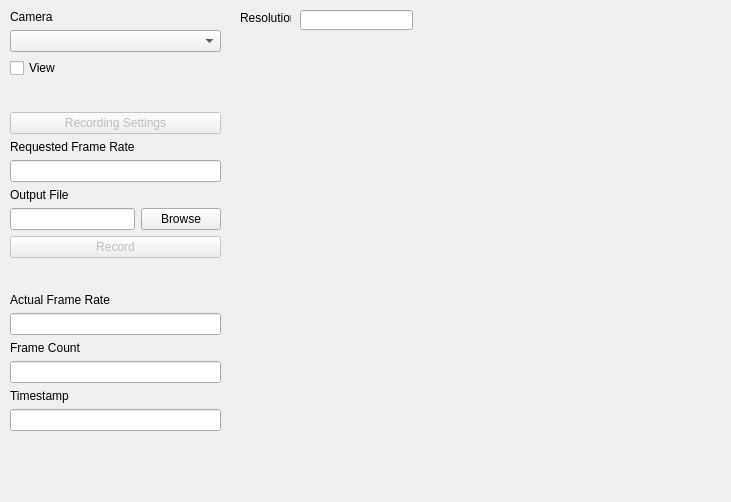
<?xml version="1.0" encoding="UTF-8"?>
<ui version="4.0">
 <class>videoPanel</class>
 <widget class="QWidget" name="videoPanel">
  <property name="geometry">
   <rect>
    <x>0</x>
    <y>0</y>
    <width>731</width>
    <height>502</height>
   </rect>
  </property>
  <property name="windowTitle">
   <string>Form</string>
  </property>
  <widget class="QCameraViewfinder" name="viewFinder" native="true">
   <property name="enabled">
    <bool>true</bool>
   </property>
   <property name="geometry">
    <rect>
     <x>230</x>
     <y>40</y>
     <width>491</width>
     <height>421</height>
    </rect>
   </property>
   <property name="autoFillBackground">
    <bool>true</bool>
   </property>
  </widget>
  <widget class="QWidget" name="verticalLayoutWidget">
   <property name="geometry">
    <rect>
     <x>10</x>
     <y>10</y>
     <width>211</width>
     <height>421</height>
    </rect>
   </property>
   <layout class="QVBoxLayout" name="verticalLayout">
    <item>
     <widget class="QLabel" name="label">
      <property name="text">
       <string>Camera</string>
      </property>
     </widget>
    </item>
    <item>
     <widget class="QComboBox" name="cameraBox"/>
    </item>
    <item>
     <widget class="QCheckBox" name="monitorCheck">
      <property name="text">
       <string>View</string>
      </property>
     </widget>
    </item>
    <item>
     <spacer name="verticalSpacer">
      <property name="orientation">
       <enum>Qt::Vertical</enum>
      </property>
      <property name="sizeHint" stdset="0">
       <size>
        <width>20</width>
        <height>40</height>
       </size>
      </property>
     </spacer>
    </item>
    <item>
     <widget class="QPushButton" name="recordingSettingsButton">
      <property name="enabled">
       <bool>false</bool>
      </property>
      <property name="text">
       <string>Recording Settings</string>
      </property>
     </widget>
    </item>
    <item>
     <widget class="QLabel" name="label_5">
      <property name="text">
       <string>Requested Frame Rate</string>
      </property>
     </widget>
    </item>
    <item>
     <widget class="QLineEdit" name="requestedFR">
      <property name="enabled">
       <bool>true</bool>
      </property>
      <property name="readOnly">
       <bool>true</bool>
      </property>
     </widget>
    </item>
    <item>
     <widget class="QLabel" name="label_6">
      <property name="text">
       <string>Output File</string>
      </property>
     </widget>
    </item>
    <item>
     <layout class="QHBoxLayout" name="horizontalLayout">
      <item>
       <widget class="QLineEdit" name="outFile"/>
      </item>
      <item>
       <widget class="QPushButton" name="browseButton">
        <property name="text">
         <string>Browse</string>
        </property>
       </widget>
      </item>
     </layout>
    </item>
    <item>
     <widget class="QPushButton" name="recordButton">
      <property name="enabled">
       <bool>false</bool>
      </property>
      <property name="text">
       <string>Record</string>
      </property>
     </widget>
    </item>
    <item>
     <spacer name="verticalSpacer_2">
      <property name="orientation">
       <enum>Qt::Vertical</enum>
      </property>
      <property name="sizeHint" stdset="0">
       <size>
        <width>20</width>
        <height>40</height>
       </size>
      </property>
     </spacer>
    </item>
    <item>
     <widget class="QLabel" name="label_4">
      <property name="text">
       <string>Actual Frame Rate</string>
      </property>
     </widget>
    </item>
    <item>
     <widget class="QLineEdit" name="actualFR">
      <property name="enabled">
       <bool>true</bool>
      </property>
      <property name="readOnly">
       <bool>true</bool>
      </property>
     </widget>
    </item>
    <item>
     <widget class="QLabel" name="label_3">
      <property name="text">
       <string>Frame Count</string>
      </property>
     </widget>
    </item>
    <item>
     <widget class="QLineEdit" name="frameCount">
      <property name="enabled">
       <bool>true</bool>
      </property>
      <property name="readOnly">
       <bool>true</bool>
      </property>
     </widget>
    </item>
    <item>
     <widget class="QLabel" name="label_2">
      <property name="text">
       <string>Timestamp</string>
      </property>
     </widget>
    </item>
    <item>
     <widget class="QLineEdit" name="timeStamp">
      <property name="enabled">
       <bool>true</bool>
      </property>
      <property name="readOnly">
       <bool>true</bool>
      </property>
     </widget>
    </item>
   </layout>
  </widget>
  <widget class="QLineEdit" name="resolutionEdit">
   <property name="geometry">
    <rect>
     <x>300</x>
     <y>10</y>
     <width>113</width>
     <height>20</height>
    </rect>
   </property>
   <property name="readOnly">
    <bool>true</bool>
   </property>
  </widget>
  <widget class="QLabel" name="label_7">
   <property name="geometry">
    <rect>
     <x>240</x>
     <y>10</y>
     <width>51</width>
     <height>16</height>
    </rect>
   </property>
   <property name="text">
    <string>Resolution</string>
   </property>
  </widget>
 </widget>
 <customwidgets>
  <customwidget>
   <class>QCameraViewfinder</class>
   <extends>QWidget</extends>
   <header>qcameraviewfinder.h</header>
   <container>1</container>
  </customwidget>
 </customwidgets>
 <resources/>
 <connections/>
</ui>
